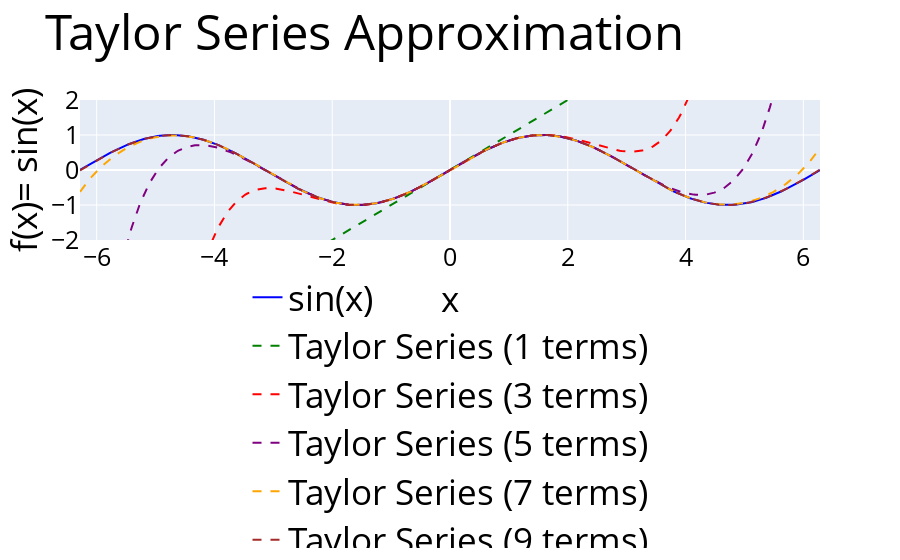

Notebook code cell kept with this figure:
### Code cell
# Define the functions for sin(x) and Taylor approximation
def func(x):
    return np.sin(x)

def taylor_approximation(x, n):
    return sum([(-1)**i * x**(2 * i + 1) / np.math.factorial(2 * i + 1) for i in range(n)])
fontsize=35
# Values for x
x = np.linspace(-2*np.pi, 2*np.pi, 400)

# Creating a Plotly figure
fig = go.Figure()

# Adding the sin(x) function
fig.add_trace(go.Scatter(x=x, y=func(x), mode='lines', name='sin(x)', line=dict(color='blue', dash='solid')))

# Taylor Series Approximations
taylor_terms = [1, 3, 5, 7, 9]
colors = ['green', 'red', 'purple', 'orange', 'brown']

# Adding the Taylor Series Approximations with dashed lines
for n, color in zip(taylor_terms, colors):
    taylor_y = taylor_approximation(x, n)
    fig.add_trace(go.Scatter(x=x, y=taylor_y, mode='lines', name=f'Taylor Series ({n} terms)',
                             line=dict(color=color, dash='dash')))

# Update layout with increased font size for legend, ticks, and axis labels
fig.update_layout(
    title='Taylor Series Approximation  ',
    xaxis=dict(
        title='x',
        title_font=dict(size=fontsize),
        tickfont=dict(size=fontsize-10)
    ),
    yaxis=dict(
        title='f(x)= sin(x)',
        title_font=dict(size=fontsize),
        tickfont=dict(size=fontsize-10),
        range=[-2, 2]
    ),
    legend=dict(
        y=-0.2,
        x=0.5,
        xanchor='center',
        orientation='h',
        font=dict(size=fontsize)
    ),
    margin=dict(b=100),  # margin to ensure legend is visible
    font=dict(color='black',size=fontsize)  # dark black color for better readability
)

# Show the plot

fig.write_image("./figures/taylor_series_sinx.png", scale=2,width=2400,height=800)

fig.show()

### Figure 1 — Plotly figure (JSON) as saved in the notebook; plotly's stock layout.template omitted (floating-point values rounded to 4 significant figures; data arrays with more than 128 entries replaced by an {"elided": "..."} marker saying what was removed)
{"data": [{"line": {"color": "blue", "dash": "solid"}, "mode": "lines", "name": "sin(x)", "type": "scatter", "x": {"elided": "400 float values"}, "y": {"elided": "400 float values"}}, {"line": {"color": "green", "dash": "dash"}, "mode": "lines", "name": "Taylor Series (1 terms)", "type": "scatter", "x": {"elided": "400 float values"}, "y": {"elided": "400 float values"}}, {"line": {"color": "red", "dash": "dash"}, "mode": "lines", "name": "Taylor Series (3 terms)", "type": "scatter", "x": {"elided": "400 float values"}, "y": {"elided": "400 float values"}}, {"line": {"color": "purple", "dash": "dash"}, "mode": "lines", "name": "Taylor Series (5 terms)", "type": "scatter", "x": {"elided": "400 float values"}, "y": {"elided": "400 float values"}}, {"line": {"color": "orange", "dash": "dash"}, "mode": "lines", "name": "Taylor Series (7 terms)", "type": "scatter", "x": {"elided": "400 float values"}, "y": {"elided": "400 float values"}}, {"line": {"color": "brown", "dash": "dash"}, "mode": "lines", "name": "Taylor Series (9 terms)", "type": "scatter", "x": {"elided": "400 float values"}, "y": {"elided": "400 float values"}}], "layout": {"font": {"color": "black", "size": 35}, "legend": {"font": {"size": 35}, "orientation": "h", "x": 0.5, "xanchor": "center", "y": -0.2}, "margin": {"b": 100}, "title": {"text": "Taylor Series Approximation  "}, "xaxis": {"tickfont": {"size": 25}, "title": {"font": {"size": 35}, "text": "x"}}, "yaxis": {"range": [-2, 2], "tickfont": {"size": 25}, "title": {"font": {"size": 35}, "text": "f(x)= sin(x)"}}}}
